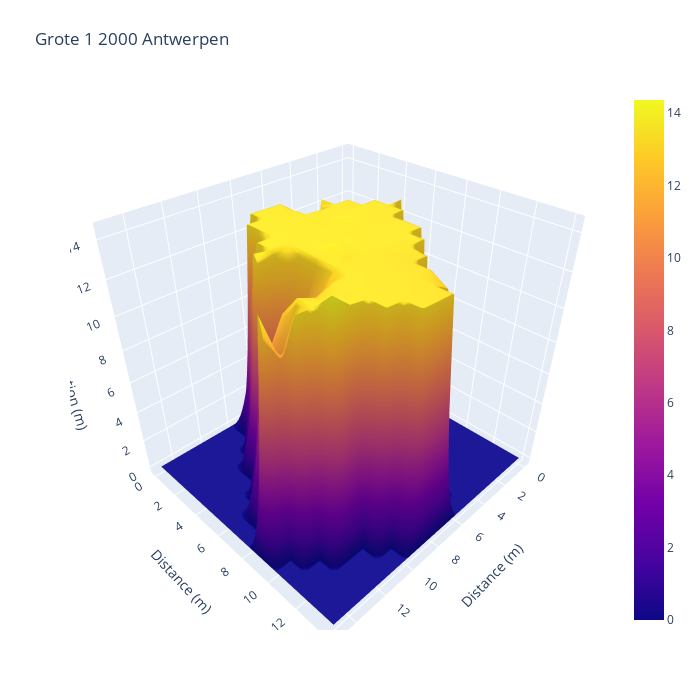

Notebook cell for this chart:
### Markdown cell above
### Step 8: 3D plot of the house

### Code cell
fig= go.Figure(data = [go.Surface(z=clipped_chm)])
fig.update_layout(title= address, autosize=False,
                  width=700, height=700,
                  margin=dict(l=70, r=70, b=70, t=90))
fig.update_scenes(xaxis_title_text='Distance (m)',  
                  yaxis_title_text='Distance (m)',  
                  zaxis_title_text='Elevation (m)')
fig.show()

### Figure 1 — Plotly figure (JSON) as saved in the notebook; plotly's stock layout.template omitted (floating-point values rounded to 4 significant figures; data arrays with more than 128 entries replaced by an {"elided": "..."} marker saying what was removed)
{"data": [{"type": "surface", "z": {"elided": "15x16 float values"}}], "layout": {"autosize": false, "height": 700, "margin": {"b": 70, "l": 70, "r": 70, "t": 90}, "scene": {"xaxis": {"title": {"text": "Distance (m)"}}, "yaxis": {"title": {"text": "Distance (m)"}}, "zaxis": {"title": {"text": "Elevation (m)"}}}, "title": {"text": "Grote 1 2000 Antwerpen"}, "width": 700}}
